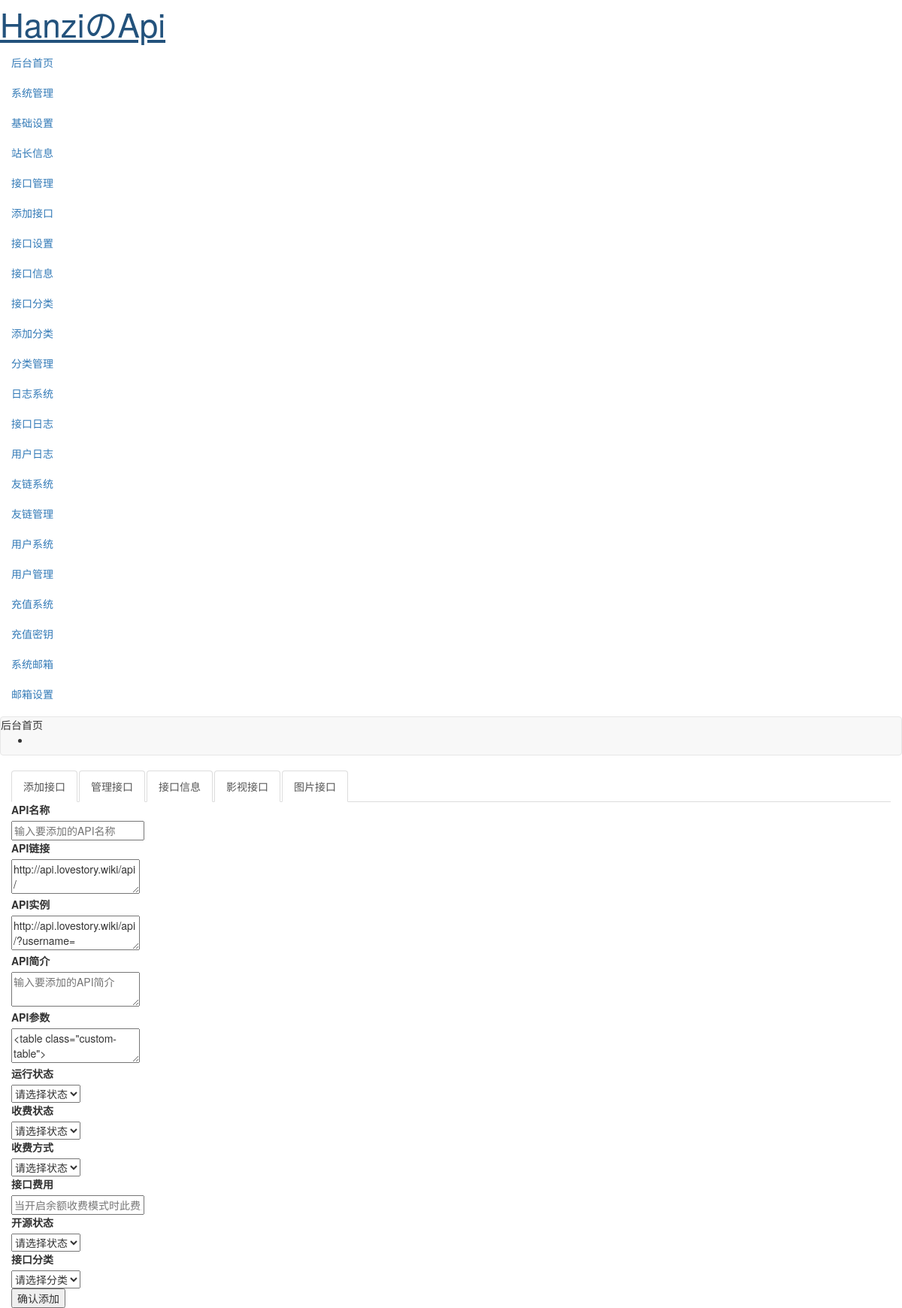
Screenshot of /hanzi/add-api.php (signed in) with the database file from the repository.
### tables this page shows
CREATE TABLE `site_info` (
  `id` int(11) NOT NULL AUTO_INCREMENT,
  `site_name` varchar(100) NOT NULL DEFAULT 'HanziのApi' COMMENT '站点名称',
  `site_description` varchar(520) DEFAULT 'HanziのApi是一个提供优质免费Api的站点，站点接口持续更新，网站秉承着质量优先的观点，运营期间收到诸多好评。' COMMENT '站点描述',
  `site_keywords` varchar(520) DEFAULT 'API,HanziのApi,免费api，二次元壁纸,娱乐api,功能api,机器人api,免费接口。' COMMENT '网站关键词',
  `footer_content` varchar(52) DEFAULT 'HanziのApi @zhousihan 2024 All rights reserved' COMMENT '底部版权',
  `site_icon` text COMMENT '站点图标',
  `site_url` varchar(255) NOT NULL DEFAULT 'http://api.lovestory.wiki/' COMMENT '站点链接',
  `site_icp` varchar(52) NOT NULL DEFAULT '-1' COMMENT 'ICP备案号',
  `site_security` varchar(52) NOT NULL DEFAULT '-1' COMMENT '公安备案号',
  `site_moe` varchar(52) NOT NULL DEFAULT '-1' COMMENT '萌/其他备案号',
  `site_announcement` varchar(52) NOT NULL DEFAULT '-1' COMMENT '站点公告',
  `site_time` varchar(52) NOT NULL DEFAULT '21600' COMMENT '网站关键词',
  `site_frequency` varchar(52) NOT NULL DEFAULT '5' COMMENT '接口访问限制次数',
  `site_second` varchar(52) DEFAULT '1' COMMENT '接口访问限制时间',
  `website_time` varchar(52) NOT NULL DEFAULT '2024-05-20-00:00:00' COMMENT '网站建立时间',
  `site_sakura` varchar(1) DEFAULT '1' COMMENT '樱花动态效果',
  PRIMARY KEY (`id`)
);

### hanzi/add-api.php (the view, shortened to what this page needs)
<?php
include 'api/header.php';
$websiteid = 1;
try {
    $stmt = $pdo->prepare("SELECT `id`, `site_url` FROM `site_info` WHERE `id` = ?");
    $stmt->execute([$websiteid]);
    $website = $stmt->fetch(PDO::FETCH_ASSOC);
} catch(PDOException $e) {
    die("获取网站信息失败: " . $e->getMessage());
}
try {
    $stmt = $pdo->prepare("SELECT `id`, `name` FROM `api_classify`");
    $stmt->execute();
    $apiClassify = $stmt->fetchAll(PDO::FETCH_ASSOC);
} catch(PDOException $e) {
    die("获取分类信息失败: " . $e->getMessage());
}
?> <main class="lyear-layout-content">
	<div class="container-fluid">
		<div class="row">
			<div class="col-lg-12">
				<div class="card">
					<ul class="nav nav-tabs page-tabs">
						<li class="active"> <a href="add-api.php">添加接口</a> </li>
						<li class="active"> <a href="change-api.php">管理接口</a> </li>
						<li class="active"> <a href="api-message.php">接口信息</a> </li>
						<li class="active"> <a href="movie.php">影视接口</a> </li>
						<li class="active"> <a href="pic.php">图片接口</a> </li>
					</ul>
					<div class="layui-container">
						<div class="layui-row">
							<div class="content-box"> <?php if (isset($success)): ?> <div class="layui-bg-green layui-text" style="margin-bottom:15px;"> <?php echo $success; ?> </div> <?php elseif (isset($error)): ?> <div class="layui-bg-red layui-text" style="margin-bottom:15px;">
									<?php echo $error; ?> </div> <?php endif; ?> <form class="layui-form" action="add-api.php" method="post">
									<div class="layui-form-item">
										<label class="layui-form-label">API名称</label>
										<div class="layui-input-block">
											<input type="text" name="api_name" required lay-verify="required" placeholder="输入要添加的API名称" autocomplete="off" class="layui-input">
										</div>
									</div>
									<div class="layui-form-item">
										<label class="layui-form-label">API链接</label><br>
										<div class="layui-input-block">
											<textarea name="api_url" required lay-verify="required" placeholder="输入要添加的API链接:<?php echo nl2br(
                            $website["site_url"]
                        ); ?>api/接口存放目录名称" autocomplete="off" class="layui-textarea"><?php echo nl2br(
    $website["site_url"]
); ?>api/</textarea>
										</div>
									</div>
									<div class="layui-form-item">
										<label class="layui-form-label">API实例</label>
										<div class="layui-input-block">
											<textarea name="api_chestnut" required lay-verify="required" placeholder="输入要添加的API实例:<?php echo nl2br(
                            $website["site_url"]
                        ); ?>api/接口存放目录名称" autocomplete="off" class="layui-textarea"><?php echo nl2br(
    $website["site_url"]
); ?>api/?username=</textarea>
										</div>
									</div>
									<div class="layui-form-item">
										<label class="layui-form-label">API简介</label>
										<div class="layui-input-block">
											<textarea name="api_jianjie" required lay-verify="required" placeholder="输入要添加的API简介" class="layui-textarea"></textarea>
										</div>
									</div>
									<div class="layui-form-item">
										<label class="layui-form-label">API参数</label>
										<div class="layui-input-block">
											<textarea name="api_canshu" required lay-verify="required" class="layui-textarea" placeholder="">
<table class="custom-table">
  <thead>
  <tr>
   <th scope="row">参数</th>
   <th>说明</th>
   <th>必选</th>
  </tr>
  </thead>
  <tbody>
  <tr>
   <td>username</td>
   <td>你的账号</td>
   <td>是</td>
  </tr>
  </tbody>
</table>
                        </textarea>
										</div>
									</div>
									<div class="layui-form-item">
										<label class="layui-form-label">运行状态</label>
										<div class="layui-input-block">
											<select name="api_state" required lay-verify="required" class="layui-select">
												<option value="">请选择状态</option>
											</select>
										</div>
									</div>
									<div class="layui-form-item">
										<label class="layui-form-label">收费状态</label>
										<div class="layui-input-block">
											<select name="api_toll" required lay-verify="required" class="layui-select">
												<option value="">请选择状态</option>
											</select>
										</div>
									</div>
									<div class="layui-form-item">
										<label class="layui-form-label">收费方式</label>
										<div class="layui-input-block">
											<select name="harging_method" required lay-verify="required" class="layui-select">
												<option value="">请选择状态</option>
											</select>
										</div>
									</div>
									<div class="layui-form-item">
										<label class="layui-form-label">接口费用</label>
										<div class="layui-input-block">
											<input type="text" name="api_price" required lay-verify="required" placeholder="当开启余额收费模式时此费用系统才会生效" autocomplete="off" class="layui-input">
										</div>
									</div>
									<div class="layui-form-item">
										<label class="layui-form-label">开源状态</label>
										<div class="layui-input-block">
											<select name="api_source" required lay-verify="required" class="layui-select">
												<option value="">请选择状态</option>
											</select>
										</div>
									</div>
									<div class="layui-form-item">
										<label class="layui-form-label">接口分类</label>
										<div class="layui-input-block">
											<select name="api_classify" required lay-verify="required" class="layui-select">
												<option value="">请选择分类</option> <?php foreach ($apiClassify as $classify): ?> <option value="<?php echo $classify['id']; ?>"><?php echo $classify['name']; ?></option> <?php endforeach; ?>
											</select>
										</div>
									</div>
									<div class="layui-form-item">
										<div class="layui-input-block">
											<button class="layui-btn" lay-submit lay-filter="formDemo">确认添加</button>
										</div>
									</div>
								</form>
							</div>
						</div>
					</div>
				</div>
			</div>
		</div>
	</div>
</main> <?php include 'api/footer.php';?>

### hanzi/api/header.php (shortened to what this page needs)
<?php require_once "../core/config.php";
$websiteid = 1;
try {
    $stmt = $pdo->prepare(
        "SELECT `id`, `site_name`, `site_description`, `site_keywords`, `site_icon`, `site_url` FROM `site_info` WHERE `id` = ?"
    );
    $stmt->execute([$websiteid]);
    $website = $stmt->fetch(PDO::FETCH_ASSOC);
} catch (PDOException $e) {
    die("获取网站信息失败: " . $e->getMessage());
}
?>
<!DOCTYPE html>
<html lang="zh">
<head>
	<link href="//unpkg.com/layui@2.9.20/dist/css/layui.css" rel="stylesheet">
	<link href="https://api.lovestory.wiki/hanzi/assets/css/bootstrap.min.css" rel="stylesheet">
	<link href="https://api.lovestory.wiki/hanzi/assets/css/materialdesignicons.min.css" rel="stylesheet">
	<link href="https://api.lovestory.wiki/hanzi/assets/css/style.min.css" rel="stylesheet">
</head>
<body>
	<div class="lyear-layout-web">
		<div class="lyear-layout-container">
			<aside class="lyear-layout-sidebar">
				<div id="logo" class="sidebar-header">
					<a style="font-size: 44px" href="index.php"><?php echo nl2br($website['site_name']); ?></a>
				</div>
				<div class="lyear-layout-sidebar-scroll">
					<nav class="sidebar-main">
						<ul class="nav nav-drawer">
							<li class="nav-item active">  <a href="index.php"><i class="mdi mdi-home" style="color: #16baaa"></i>后台首页</a> </li>
							<li class="nav-item nav-item-has-subnav">
								<a href="javascript:void(0)"><i class="mdi mdi-alarm-light" style="color: #ffb800 "></i>系统管理</a>
								<ul class="nav nav-subnav">
									<li><a href="web-site.php">基础设置</a></li>
									<li><a href="website-user.php">站长信息</a></li>
								</ul>
							</li>
							<li class="nav-item nav-item-has-subnav">
								<a href="javascript:void(0)"><i class="mdi mdi-currency-rub" style="color: #1e9fff"></i>接口管理</a>
								<ul class="nav nav-subnav">
									<li><a href="add-api.php">添加接口</a></li>
									<li><a href="change-api.php">接口设置</a></li>
									<li><a href="api-message.php">接口信息</a></li>
								</ul>
							</li>
							<li class="nav-item nav-item-has-subnav">
								<a href="javascript:void(0)"><i class="mdi mdi-server-network" style="color: #a233c6"></i>接口分类</a>
								<ul class="nav nav-subnav">
									<li><a href="add-classify.php">添加分类</a></li>
									<li><a href="change-classify.php">分类管理</a></li>
								</ul>
							</li>
							<li class="nav-item nav-item-has-subnav">
								<a href="javascript:void(0)"><i class="mdi mdi-lightbulb-outline" style="color: #ffb800"></i>日志系统</a>
								<ul class="nav nav-subnav">
									<li><a href="api-log.php">接口日志</a></li>
									<li><a href="user-log.php">用户日志</a></li>
								</ul>
							</li>
							<li class="nav-item nav-item-has-subnav">
								<a href="javascript:void(0)"><i class="mdi mdi-blur-off" style="color: #31bdec"></i>友链系统</a>
								<ul class="nav nav-subnav">
									<li><a href="friend-link.php">友链管理</a></li>
								</ul>
							</li>
							<li class="nav-item nav-item-has-subnav">
								<a href="javascript:void(0)"><i class="mdi mdi-account" style="color: #ff5722"></i>用户系统</a>
								<ul class="nav nav-subnav">
									<li><a href="user.php">用户管理</a></li>
								</ul>
							</li>
							<li class="nav-item nav-item-has-subnav">
								<a href="javascript:void(0)"><i class="mdi mdi-key-plus" style="color: #a233c6"></i>充值系统</a>
								<ul class="nav nav-subnav">
									<li><a href="add-key.php">充值密钥</a></li>
								</ul>
							</li>
							<li class="nav-item nav-item-has-subnav">
								<a href="javascript:void(0)"><i class="mdi mdi-server" style="color: #31bdec"></i>系统邮箱</a>
								<ul class="nav nav-subnav">
									<li><a href="mail-set.php">邮箱设置</a></li>
								</ul>
							</li>
						</ul>
					</nav>
				</div>
			</aside>
			<header class="lyear-layout-header">
				<nav class="navbar navbar-default">
					<div class="topbar">
						<div class="topbar-left">
							<span class="navbar-page-title"> 后台首页 </span>
						</div>
						<ul class="topbar-right">
							<li class="dropdown dropdown-skin">
							</li>
						</ul>
					</div>
				</nav>
			</header>
		</div>
	</div>

### rows the page displays
site_info: site_name "HanziのApi", api_url "http://api.lovestory.wiki/api/", api_chestnut "http://api.lovestory.wiki/api/?username="
